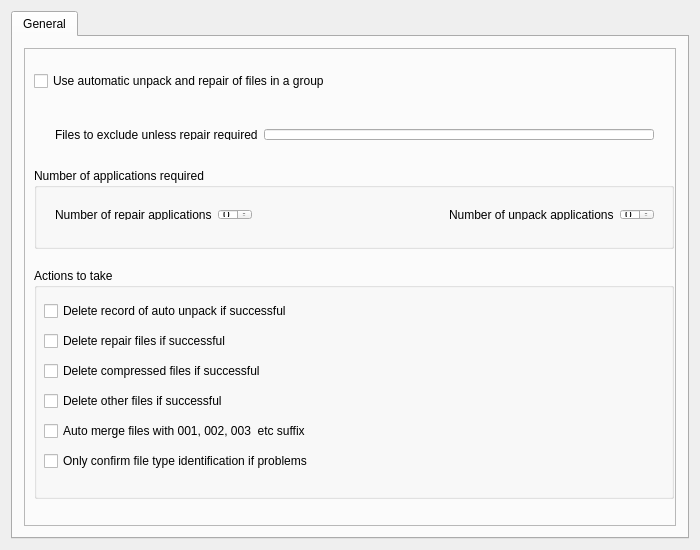
<?xml version="1.0" encoding="UTF-8"?>
<ui version="4.0">
 <class>PrefUnpackClass</class>
 <widget class="QWidget" name="PrefUnpackClass">
  <property name="geometry">
   <rect>
    <x>0</x>
    <y>0</y>
    <width>700</width>
    <height>550</height>
   </rect>
  </property>
  <property name="windowTitle">
   <string>PrefUnpack</string>
  </property>
  <layout class="QVBoxLayout" name="verticalLayout">
   <item>
    <widget class="QTabWidget" name="tabWidget">
     <property name="currentIndex">
      <number>0</number>
     </property>
     <widget class="QWidget" name="tab">
      <attribute name="title">
       <string>General</string>
      </attribute>
      <layout class="QVBoxLayout" name="verticalLayout_2">
       <item>
        <widget class="QFrame" name="frame">
         <property name="frameShape">
          <enum>QFrame::StyledPanel</enum>
         </property>
         <property name="frameShadow">
          <enum>QFrame::Raised</enum>
         </property>
         <widget class="QGroupBox" name="numAppsGroupBox">
          <property name="geometry">
           <rect>
            <x>10</x>
            <y>120</y>
            <width>640</width>
            <height>81</height>
           </rect>
          </property>
          <property name="title">
           <string>Number of applications required</string>
          </property>
          <widget class="QWidget" name="layoutWidget_2">
           <property name="geometry">
            <rect>
             <x>10</x>
             <y>30</y>
             <width>621</width>
             <height>33</height>
            </rect>
           </property>
           <layout class="QHBoxLayout" name="horizontalLayout_5">
            <item>
             <widget class="QLabel" name="label">
              <property name="text">
               <string>Number of repair applications</string>
              </property>
             </widget>
            </item>
            <item>
             <widget class="QSpinBox" name="numRepairersSpinBox">
              <property name="whatsThis">
               <string>Reduce the priority of these jobs by increasing the value</string>
              </property>
              <property name="maximum">
               <number>2</number>
              </property>
             </widget>
            </item>
            <item>
             <spacer name="horizontalSpacer">
              <property name="orientation">
               <enum>Qt::Horizontal</enum>
              </property>
              <property name="sizeHint" stdset="0">
               <size>
                <width>40</width>
                <height>20</height>
               </size>
              </property>
             </spacer>
            </item>
            <item>
             <widget class="QLabel" name="label_2">
              <property name="text">
               <string>Number of unpack applications</string>
              </property>
             </widget>
            </item>
            <item>
             <widget class="QSpinBox" name="numUnpackersSpinBox">
              <property name="whatsThis">
               <string>Reduce the priority of these jobs by increasing the value</string>
              </property>
              <property name="maximum">
               <number>5</number>
              </property>
             </widget>
            </item>
           </layout>
          </widget>
         </widget>
         <widget class="QCheckBox" name="autoUnpackCheckBox">
          <property name="geometry">
           <rect>
            <x>10</x>
            <y>20</y>
            <width>381</width>
            <height>26</height>
           </rect>
          </property>
          <property name="text">
           <string>Use automatic unpack and repair of files in a group</string>
          </property>
         </widget>
         <widget class="QWidget" name="layoutWidget">
          <property name="geometry">
           <rect>
            <x>20</x>
            <y>70</y>
            <width>621</width>
            <height>33</height>
           </rect>
          </property>
          <layout class="QHBoxLayout" name="horizontalLayout_4">
           <item>
            <widget class="QLabel" name="excludeLabel">
             <property name="text">
              <string>Files to exclude unless repair required</string>
             </property>
            </widget>
           </item>
           <item>
            <widget class="QLineEdit" name="excludeLineEdit"/>
           </item>
          </layout>
         </widget>
         <widget class="QGroupBox" name="actionsGroupBox">
          <property name="geometry">
           <rect>
            <x>10</x>
            <y>220</y>
            <width>640</width>
            <height>231</height>
           </rect>
          </property>
          <property name="title">
           <string>Actions to take</string>
          </property>
          <widget class="QCheckBox" name="delRepairCheckBox">
           <property name="geometry">
            <rect>
             <x>10</x>
             <y>60</y>
             <width>271</width>
             <height>26</height>
            </rect>
           </property>
           <property name="text">
            <string>Delete repair files if successful</string>
           </property>
          </widget>
          <widget class="QCheckBox" name="delCompressedCheckBox">
           <property name="geometry">
            <rect>
             <x>10</x>
             <y>90</y>
             <width>281</width>
             <height>26</height>
            </rect>
           </property>
           <property name="text">
            <string>Delete compressed files if successful</string>
           </property>
          </widget>
          <widget class="QCheckBox" name="alwaysConfirmCheckBox">
           <property name="geometry">
            <rect>
             <x>10</x>
             <y>180</y>
             <width>351</width>
             <height>26</height>
            </rect>
           </property>
           <property name="toolTip">
            <string>If checked don't show the file type confirmation dialog if all appears ok</string>
           </property>
           <property name="text">
            <string>Only confirm file type identification if problems</string>
           </property>
          </widget>
          <widget class="QCheckBox" name="delOtherCheckBox">
           <property name="geometry">
            <rect>
             <x>10</x>
             <y>120</y>
             <width>281</width>
             <height>26</height>
            </rect>
           </property>
           <property name="text">
            <string>Delete other files if successful</string>
           </property>
          </widget>
          <widget class="QCheckBox" name="delGroupCheckBox">
           <property name="geometry">
            <rect>
             <x>10</x>
             <y>30</y>
             <width>311</width>
             <height>26</height>
            </rect>
           </property>
           <property name="toolTip">
            <string>Delete the 'group' record on successful completion</string>
           </property>
           <property name="text">
            <string>Delete record of auto unpack if successful</string>
           </property>
          </widget>
          <widget class="QCheckBox" name="merge001CheckBox">
           <property name="geometry">
            <rect>
             <x>10</x>
             <y>150</y>
             <width>361</width>
             <height>26</height>
            </rect>
           </property>
           <property name="toolTip">
            <string>Automatically merge files like test.zip.001 and test.zip.002 to test.zip when unpacking</string>
           </property>
           <property name="text">
            <string>Auto merge files with 001, 002, 003  etc suffix</string>
           </property>
          </widget>
         </widget>
        </widget>
       </item>
      </layout>
     </widget>
    </widget>
   </item>
  </layout>
 </widget>
 <layoutdefault spacing="6" margin="11"/>
 <resources/>
 <connections/>
</ui>
